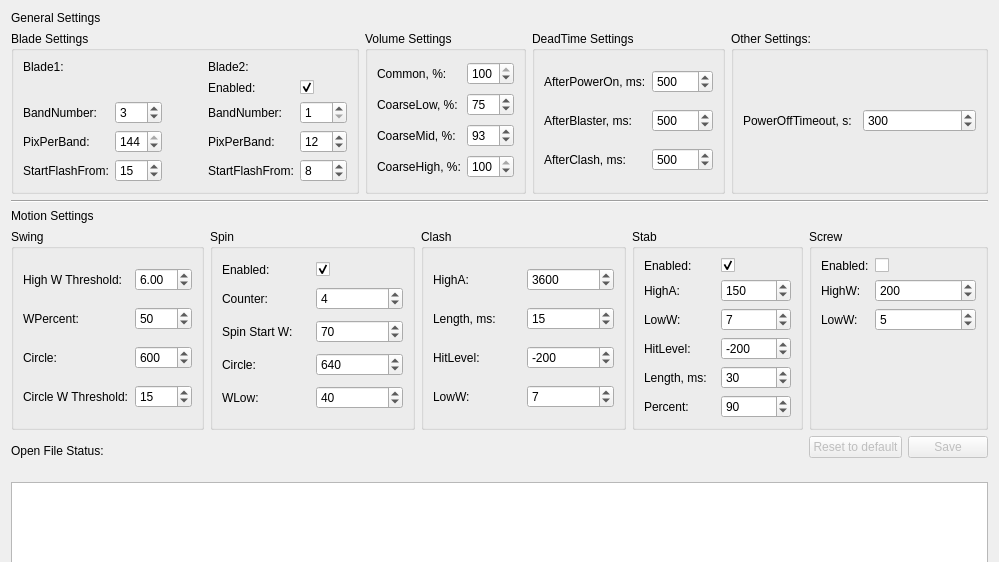
      <widget class="QWidget" name="TabCommon">
       <attribute name="title">
        <string>Common</string>
       </attribute>
       <layout class="QGridLayout" name="gridLayout_2" rowstretch="0,0,0,0,0,0,0,0,0,0,0,0,0,0,0,0,0,0,0,0,0,0,0,0,0,0,0,0,0,0,0,0,0,15">
        <item row="23" column="2" colspan="12">
         <widget class="Line" name="line_6">
          <property name="orientation">
           <enum>Qt::Horizontal</enum>
          </property>
         </widget>
        </item>
        <item row="0" column="2">
         <widget class="QLabel" name="LblGeneral">
          <property name="text">
           <string>General Settings</string>
          </property>
          <property name="alignment">
           <set>Qt::AlignLeading|Qt::AlignLeft|Qt::AlignVCenter</set>
          </property>
         </widget>
        </item>
        <item row="26" column="2">
         <widget class="QLabel" name="LblMotion">
          <property name="text">
           <string>Motion Settings</string>
          </property>
         </widget>
        </item>
        <item row="27" column="3" colspan="4">
         <widget class="QGroupBox" name="GBSpin">
          <property name="title">
           <string>Spin</string>
          </property>
          <layout class="QGridLayout" name="gridLayout_18">
           <item row="1" column="0">
            <widget class="QLabel" name="LBLSpinCounter">
             <property name="text">
              <string>Counter:</string>
             </property>
            </widget>
           </item>
           <item row="0" column="1">
            <widget class="QCheckBox" name="CBSpinEnabled">
             <property name="text">
              <string/>
             </property>
             <property name="checked">
              <bool>true</bool>
             </property>
            </widget>
           </item>
           <item row="3" column="1">
            <widget class="QSpinBox" name="SpinSpinCircle">
             <property name="minimum">
              <number>100</number>
             </property>
             <property name="maximum">
              <number>9999</number>
             </property>
             <property name="singleStep">
              <number>50</number>
             </property>
             <property name="value">
              <number>640</number>
             </property>
            </widget>
           </item>
           <item row="3" column="0">
            <widget class="QLabel" name="LblSpinCircle">
             <property name="text">
              <string>Circle:</string>
             </property>
            </widget>
           </item>
           <item row="2" column="1">
            <widget class="QSpinBox" name="SpinSpinW">
             <property name="minimum">
              <number>1</number>
             </property>
             <property name="maximum">
              <number>100</number>
             </property>
             <property name="value">
              <number>70</number>
             </property>
            </widget>
           </item>
           <item row="1" column="1">
            <widget class="QSpinBox" name="SpinSpinCounter">
             <property name="minimum">
              <number>2</number>
             </property>
             <property name="maximum">
              <number>10</number>
             </property>
             <property name="value">
              <number>4</number>
             </property>
            </widget>
           </item>
           <item row="0" column="0">
            <widget class="QLabel" name="LBLSpinEnabled">
             <property name="text">
              <string>Enabled:</string>
             </property>
            </widget>
           </item>
           <item row="2" column="0">
            <widget class="QLabel" name="LblSpinW">
             <property name="text">
              <string>Spin Start W:</string>
             </property>
            </widget>
           </item>
           <item row="4" column="0">
            <widget class="QLabel" name="LblSpinWLow">
             <property name="text">
              <string>WLow:</string>
             </property>
            </widget>
           </item>
           <item row="4" column="1">
            <widget class="QSpinBox" name="SpinSpinWLow">
             <property name="maximum">
              <number>100</number>
             </property>
             <property name="value">
              <number>40</number>
             </property>
            </widget>
           </item>
          </layout>
         </widget>
        </item>
        <item row="27" column="2">
         <widget class="QGroupBox" name="GBSwing">
          <property name="title">
           <string>Swing</string>
          </property>
          <layout class="QGridLayout" name="gridLayout_17">
           <item row="1" column="0">
            <widget class="QLabel" name="LblSwingWPercent">
             <property name="text">
              <string>WPercent:</string>
             </property>
            </widget>
           </item>
           <item row="1" column="1">
            <widget class="QSpinBox" name="SpinSwingPercent">
             <property name="maximum">
              <number>100</number>
             </property>
             <property name="value">
              <number>50</number>
             </property>
            </widget>
           </item>
           <item row="2" column="0">
            <widget class="QLabel" name="LblSwingCircle">
             <property name="text">
              <string>Circle:</string>
             </property>
            </widget>
           </item>
           <item row="0" column="1">
            <widget class="QDoubleSpinBox" name="SpinSwingHighW">
             <property name="maximum">
              <double>99.989999999999995</double>
             </property>
             <property name="value">
              <double>6.000000000000000</double>
             </property>
            </widget>
           </item>
           <item row="2" column="1">
            <widget class="QSpinBox" name="SpinSwingCircle">
             <property name="maximum">
              <number>9999</number>
             </property>
             <property name="singleStep">
              <number>50</number>
             </property>
             <property name="value">
              <number>600</number>
             </property>
            </widget>
           </item>
           <item row="0" column="0">
            <widget class="QLabel" name="LblSwingHighW">
             <property name="text">
              <string>High W Threshold:</string>
             </property>
            </widget>
           </item>
           <item row="3" column="0">
            <widget class="QLabel" name="LblCircleW">
             <property name="text">
              <string>Circle W Threshold:</string>
             </property>
            </widget>
           </item>
           <item row="3" column="1">
            <widget class="QSpinBox" name="SpinSwingCircleW">
             <property name="maximum">
              <number>100</number>
             </property>
             <property name="value">
              <number>15</number>
             </property>
            </widget>
           </item>
          </layout>
         </widget>
        </item>
        <item row="27" column="10" colspan="2">
         <widget class="QGroupBox" name="GBStab">
          <property name="title">
           <string>Stab</string>
          </property>
          <layout class="QGridLayout" name="gridLayout_20">
           <item row="2" column="1">
            <widget class="QSpinBox" name="SpinStabLowW">
             <property name="value">
              <number>7</number>
             </property>
            </widget>
           </item>
           <item row="1" column="0">
            <widget class="QLabel" name="LblStabHighA">
             <property name="text">
              <string>HighA:</string>
             </property>
            </widget>
           </item>
           <item row="2" column="0">
            <widget class="QLabel" name="LblStabLowW">
             <property name="text">
              <string>LowW:</string>
             </property>
            </widget>
           </item>
           <item row="3" column="0">
            <widget class="QLabel" name="LblStabHitLevel">
             <property name="text">
              <string>HitLevel:</string>
             </property>
            </widget>
           </item>
           <item row="4" column="0">
            <widget class="QLabel" name="LblSpinLength">
             <property name="text">
              <string>Length, ms:</string>
             </property>
            </widget>
           </item>
           <item row="3" column="1">
            <widget class="QSpinBox" name="SpinStabHitLevel">
             <property name="minimum">
              <number>-9999</number>
             </property>
             <property name="maximum">
              <number>9999</number>
             </property>
             <property name="singleStep">
              <number>50</number>
             </property>
             <property name="value">
              <number>-200</number>
             </property>
            </widget>
           </item>
           <item row="0" column="1">
            <widget class="QCheckBox" name="CBStabEnabled">
             <property name="text">
              <string/>
             </property>
             <property name="checked">
              <bool>true</bool>
             </property>
            </widget>
           </item>
           <item row="1" column="1">
            <widget class="QSpinBox" name="SpinStabHighA">
             <property name="maximum">
              <number>9999</number>
             </property>
             <property name="singleStep">
              <number>50</number>
             </property>
             <property name="value">
              <number>150</number>
             </property>
            </widget>
           </item>
           <item row="0" column="0">
            <widget class="QLabel" name="LblEnabled">
             <property name="text">
              <string>Enabled:</string>
             </property>
            </widget>
           </item>
           <item row="5" column="0">
            <widget class="QLabel" name="LblStabPercent">
             <property name="text">
              <string>Percent:</string>
             </property>
            </widget>
           </item>
           <item row="4" column="1">
            <widget class="QSpinBox" name="SpinStabLength">
             <property name="value">
              <number>30</number>
             </property>
            </widget>
           </item>
           <item row="5" column="1">
            <widget class="QSpinBox" name="SpinStabPercent">
             <property name="maximum">
              <number>100</number>
             </property>
             <property name="value">
              <number>90</number>
             </property>
            </widget>
           </item>
          </layout>
         </widget>
        </item>
        <item row="11" column="2" rowspan="4" colspan="4">
         <widget class="QGroupBox" name="GBCommonBlade">
          <property name="title">
           <string>Blade Settings</string>
          </property>
          <layout class="QGridLayout" name="gridLayout_13" columnstretch="10,10,0,10,10">
           <item row="0" column="3">
            <widget class="QLabel" name="LBLBlade2">
             <property name="text">
              <string>Blade2:</string>
             </property>
            </widget>
           </item>
           <item row="2" column="0">
            <widget class="QLabel" name="LblBandNumber">
             <property name="text">
              <string>BandNumber:</string>
             </property>
            </widget>
           </item>
           <item row="2" column="4">
            <widget class="QSpinBox" name="SpinBandNumber">
             <property name="minimum">
              <number>1</number>
             </property>
             <property name="maximum">
              <number>10</number>
             </property>
             <property name="value">
              <number>1</number>
             </property>
            </widget>
           </item>
           <item row="1" column="3">
            <widget class="QLabel" name="LBLBlade2Enabled">
             <property name="text">
              <string>Enabled:</string>
             </property>
            </widget>
           </item>
           <item row="2" column="3">
            <widget class="QLabel" name="LblBandNumber_2">
             <property name="text">
              <string>BandNumber:</string>
             </property>
            </widget>
           </item>
           <item row="3" column="1">
            <widget class="QSpinBox" name="SpinPixPerBand">
             <property name="minimum">
              <number>1</number>
             </property>
             <property name="maximum">
              <number>144</number>
             </property>
             <property name="value">
              <number>144</number>
             </property>
            </widget>
           </item>
           <item row="1" column="4">
            <widget class="QCheckBox" name="CBBlade2Enabled">
             <property name="text">
              <string/>
             </property>
             <property name="checked">
              <bool>true</bool>
             </property>
            </widget>
           </item>
           <item row="3" column="3">
            <widget class="QLabel" name="LblPixPerBand_2">
             <property name="text">
              <string>PixPerBand:</string>
             </property>
            </widget>
           </item>
           <item row="3" column="0">
            <widget class="QLabel" name="LblPixPerBand">
             <property name="text">
              <string>PixPerBand:</string>
             </property>
            </widget>
           </item>
           <item row="3" column="4">
            <widget class="QSpinBox" name="SpinPixPerBand2">
             <property name="maximum">
              <number>144</number>
             </property>
             <property name="value">
              <number>12</number>
             </property>
            </widget>
           </item>
           <item row="2" column="1">
            <widget class="QSpinBox" name="SpinBand">
             <property name="minimum">
              <number>1</number>
             </property>
             <property name="maximum">
              <number>8</number>
             </property>
             <property name="value">
              <number>3</number>
             </property>
            </widget>
           </item>
           <item row="0" column="0">
            <widget class="QLabel" name="LBLBlade1">
             <property name="text">
              <string>Blade1:</string>
             </property>
            </widget>
           </item>
           <item row="2" column="2">
            <spacer name="horizontalSpacer_2">
             <property name="orientation">
              <enum>Qt::Horizontal</enum>
             </property>
             <property name="sizeHint" stdset="0">
              <size>
               <width>40</width>
               <height>20</height>
              </size>
             </property>
            </spacer>
           </item>
           <item row="4" column="0">
            <widget class="QLabel" name="LblStartFlash">
             <property name="text">
              <string>StartFlashFrom:</string>
             </property>
            </widget>
           </item>
           <item row="4" column="1">
            <widget class="QSpinBox" name="SpinStartFlash">
             <property name="minimum">
              <number>1</number>
             </property>
             <property name="maximum">
              <number>144</number>
             </property>
             <property name="value">
              <number>15</number>
             </property>
            </widget>
           </item>
           <item row="4" column="3">
            <widget class="QLabel" name="LblStartFlash_2">
             <property name="text">
              <string>StartFlashFrom:</string>
             </property>
            </widget>
           </item>
           <item row="4" column="4">
            <widget class="QSpinBox" name="SpinStartFlash_2">
             <property name="minimum">
              <number>1</number>
             </property>
             <property name="maximum">
              <number>144</number>
             </property>
             <property name="value">
              <number>8</number>
             </property>
            </widget>
           </item>
          </layout>
         </widget>
        </item>
        <item row="27" column="12" colspan="2">
         <widget class="QGroupBox" name="GBScrew">
          <property name="title">
           <string>Screw</string>
          </property>
          <layout class="QFormLayout" name="formLayout">
           <item row="0" column="0">
            <widget class="QLabel" name="LblScrewEnabled">
             <property name="text">
              <string>Enabled:</string>
             </property>
            </widget>
           </item>
           <item row="0" column="1">
            <widget class="QCheckBox" name="CBScrewEnabled">
             <property name="text">
              <string/>
             </property>
            </widget>
           </item>
           <item row="1" column="0">
            <widget class="QLabel" name="LbScrewHighW">
             <property name="text">
              <string>HighW:</string>
             </property>
            </widget>
           </item>
           <item row="1" column="1">
            <widget class="QSpinBox" name="SpinScrewHighW">
             <property name="maximum">
              <number>999</number>
             </property>
             <property name="value">
              <number>200</number>
             </property>
            </widget>
           </item>
           <item row="2" column="0">
            <widget class="QLabel" name="LblScrewLowW">
             <property name="text">
              <string>LowW:</string>
             </property>
            </widget>
           </item>
           <item row="2" column="1">
            <widget class="QSpinBox" name="SpinScrewLowW">
             <property name="value">
              <number>5</number>
             </property>
            </widget>
           </item>
          </layout>
         </widget>
        </item>
        <item row="11" column="9" rowspan="4" colspan="2">
         <widget class="QGroupBox" name="GBCommonDeadTime">
          <property name="title">
           <string>DeadTime Settings</string>
          </property>
          <layout class="QGridLayout" name="gridLayout_15">
           <item row="1" column="1">
            <widget class="QSpinBox" name="SpinAfterBlaster">
             <property name="maximum">
              <number>99999</number>
             </property>
             <property name="singleStep">
              <number>50</number>
             </property>
             <property name="value">
              <number>500</number>
             </property>
            </widget>
           </item>
           <item row="0" column="1">
            <widget class="QSpinBox" name="SpinAfterPowerOn">
             <property name="maximum">
              <number>99999</number>
             </property>
             <property name="singleStep">
              <number>50</number>
             </property>
             <property name="value">
              <number>500</number>
             </property>
            </widget>
           </item>
           <item row="0" column="0">
            <widget class="QLabel" name="LblAfterPowerOn">
             <property name="text">
              <string>AfterPowerOn, ms:</string>
             </property>
            </widget>
           </item>
           <item row="1" column="0">
            <widget class="QLabel" name="LblAfterBlaster">
             <property name="text">
              <string>AfterBlaster, ms:</string>
             </property>
            </widget>
           </item>
           <item row="2" column="0">
            <widget class="QLabel" name="LblAfterClash">
             <property name="text">
              <string>AfterClash, ms:</string>
             </property>
            </widget>
           </item>
           <item row="2" column="1">
            <widget class="QSpinBox" name="SpinAfterClash">
             <property name="maximum">
              <number>99999</number>
             </property>
             <property name="singleStep">
              <number>50</number>
             </property>
             <property name="value">
              <number>500</number>
             </property>
            </widget>
           </item>
          </layout>
         </widget>
        </item>
        <item row="11" column="6" rowspan="4" colspan="3">
         <widget class="QGroupBox" name="GBCommonVolume">
          <property name="title">
           <string>Volume Settings</string>
          </property>
          <layout class="QGridLayout" name="gridLayout_14">
           <item row="1" column="1">
            <widget class="QSpinBox" name="SpinCoarseLow">
             <property name="maximum">
              <number>100</number>
             </property>
             <property name="value">
              <number>75</number>
             </property>
            </widget>
           </item>
           <item row="0" column="1">
            <widget class="QSpinBox" name="SpinCommon">
             <property name="maximum">
              <number>100</number>
             </property>
             <property name="value">
              <number>100</number>
             </property>
            </widget>
           </item>
           <item row="2" column="1">
            <widget class="QSpinBox" name="SpinCoarseMid">
             <property name="maximum">
              <number>100</number>
             </property>
             <property name="value">
              <number>93</number>
             </property>
            </widget>
           </item>
           <item row="1" column="0">
            <widget class="QLabel" name="LblCoarceLow">
             <property name="text">
              <string>CoarseLow, %:</string>
             </property>
            </widget>
           </item>
           <item row="0" column="0">
            <widget class="QLabel" name="LblCommon">
             <property name="text">
              <string>Common, %:</string>
             </property>
            </widget>
           </item>
           <item row="2" column="0">
            <widget class="QLabel" name="LblCOarseMid">
             <property name="text">
              <string>CoarseMid, %:</string>
             </property>
            </widget>
           </item>
           <item row="3" column="0">
            <widget class="QLabel" name="LblCoarseHigh">
             <property name="text">
              <string>CoarseHigh, %:</string>
             </property>
            </widget>
           </item>
           <item row="3" column="1">
            <widget class="QSpinBox" name="SpinCoarseHigh">
             <property name="maximum">
              <number>100</number>
             </property>
             <property name="value">
              <number>100</number>
             </property>
            </widget>
           </item>
          </layout>
         </widget>
        </item>
        <item row="11" column="11" rowspan="4" colspan="3">
         <widget class="QGroupBox" name="GBCommonSettings">
          <property name="title">
           <string>Other Settings:</string>
          </property>
          <layout class="QGridLayout" name="gridLayout_16">
           <item row="0" column="0">
            <widget class="QLabel" name="LblPowerOffTimeout">
             <property name="text">
              <string>PowerOffTimeout, s:</string>
             </property>
            </widget>
           </item>
           <item row="0" column="1">
            <widget class="QSpinBox" name="SpinPowerOffTimeout">
             <property name="maximum">
              <number>99999</number>
             </property>
             <property name="singleStep">
              <number>10</number>
             </property>
             <property name="value">
              <number>300</number>
             </property>
            </widget>
           </item>
          </layout>
         </widget>
        </item>
        <item row="27" column="7" colspan="3">
         <widget class="QGroupBox" name="GBClash">
          <property name="title">
           <string>Clash</string>
          </property>
          <layout class="QGridLayout" name="gridLayout_19">
           <item row="2" column="0">
            <widget class="QLabel" name="LblClashHitLevel">
             <property name="text">
              <string>HitLevel:</string>
             </property>
            </widget>
           </item>
           <item row="1" column="0">
            <widget class="QLabel" name="LblClashLength">
             <property name="text">
              <string>Length, ms:</string>
             </property>
            </widget>
           </item>
           <item row="2" column="1">
            <widget class="QSpinBox" name="SpinClashHitLevel">
             <property name="minimum">
              <number>-1000</number>
             </property>
             <property name="maximum">
              <number>1000</number>
             </property>
             <property name="singleStep">
              <number>50</number>
             </property>
             <property name="value">
              <number>-200</number>
             </property>
            </widget>
           </item>
           <item row="0" column="1">
            <widget class="QSpinBox" name="SpinClashHighA">
             <property name="minimum">
              <number>1000</number>
             </property>
             <property name="maximum">
              <number>9999</number>
             </property>
             <property name="singleStep">
              <number>100</number>
             </property>
             <property name="value">
              <number>3600</number>
             </property>
            </widget>
           </item>
           <item row="1" column="1">
            <widget class="QSpinBox" name="SpinClashLength">
             <property name="maximum">
              <number>9999</number>
             </property>
             <property name="value">
              <number>15</number>
             </property>
            </widget>
           </item>
           <item row="0" column="0">
            <widget class="QLabel" name="LblClashHighA">
             <property name="text">
              <string>HighA:</string>
             </property>
            </widget>
           </item>
           <item row="3" column="0">
            <widget class="QLabel" name="LblClashLowW">
             <property name="text">
              <string>LowW:</string>
             </property>
            </widget>
           </item>
           <item row="3" column="1">
            <widget class="QSpinBox" name="SpinClashLowW">
             <property name="value">
              <number>7</number>
             </property>
            </widget>
           </item>
          </layout>
         </widget>
        </item>
        <item row="28" column="12">
         <widget class="QPushButton" name="BtnDefault">
          <property name="enabled">
           <bool>false</bool>
          </property>
          <property name="text">
           <string>Reset to default</string>
          </property>
          <property name="autoDefault">
           <bool>true</bool>
          </property>
         </widget>
        </item>
        <item row="28" column="13">
         <widget class="QPushButton" name="BtnSave">
          <property name="enabled">
           <bool>false</bool>
          </property>
          <property name="text">
           <string>Save</string>
          </property>
          <property name="autoDefault">
           <bool>true</bool>
          </property>
         </widget>
        </item>
        <item row="33" column="2" colspan="12">
         <widget class="QTextBrowser" name="TxtCommonStatus">
          <property name="minimumSize">
           <size>
            <width>0</width>
            <height>87</height>
           </size>
          </property>
          <property name="maximumSize">
           <size>
            <width>16777215</width>
            <height>50</height>
           </size>
          </property>
         </widget>
        </item>
        <item row="28" column="2">
         <widget class="QLabel" name="LblCommonStatus">
          <property name="text">
           <string>Open File Status:</string>
          </property>
          <property name="alignment">
           <set>Qt::AlignBottom|Qt::AlignLeading|Qt::AlignLeft</set>
          </property>
         </widget>
        </item>
       </layout>
      </widget>
